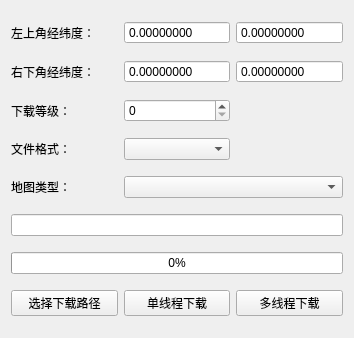
<?xml version="1.0" encoding="UTF-8"?>
<ui version="4.0">
 <class>Widget</class>
 <widget class="QWidget" name="Widget">
  <property name="geometry">
   <rect>
    <x>0</x>
    <y>0</y>
    <width>354</width>
    <height>338</height>
   </rect>
  </property>
  <property name="windowTitle">
   <string>Widget</string>
  </property>
  <layout class="QGridLayout" name="gridLayout">
   <item row="6" column="0">
    <widget class="QLabel" name="label_4">
     <property name="text">
      <string>地图类型：</string>
     </property>
    </widget>
   </item>
   <item row="10" column="0">
    <widget class="QPushButton" name="but_savePath">
     <property name="text">
      <string>选择下载路径</string>
     </property>
    </widget>
   </item>
   <item row="3" column="0">
    <widget class="QLabel" name="label_2">
     <property name="text">
      <string>右下角经纬度：</string>
     </property>
    </widget>
   </item>
   <item row="2" column="1">
    <widget class="QDoubleSpinBox" name="dspin_LTLon">
     <property name="buttonSymbols">
      <enum>QAbstractSpinBox::NoButtons</enum>
     </property>
     <property name="decimals">
      <number>8</number>
     </property>
     <property name="minimum">
      <double>-180.000000000000000</double>
     </property>
     <property name="maximum">
      <double>180.000000000000000</double>
     </property>
     <property name="singleStep">
      <double>0.001000000000000</double>
     </property>
    </widget>
   </item>
   <item row="10" column="2">
    <widget class="QPushButton" name="but_threads">
     <property name="text">
      <string>多线程下载</string>
     </property>
     <property name="checkable">
      <bool>true</bool>
     </property>
    </widget>
   </item>
   <item row="9" column="0" colspan="3">
    <widget class="QProgressBar" name="progressBar">
     <property name="value">
      <number>0</number>
     </property>
    </widget>
   </item>
   <item row="10" column="1">
    <widget class="QPushButton" name="but_thread">
     <property name="text">
      <string>单线程下载</string>
     </property>
     <property name="checkable">
      <bool>true</bool>
     </property>
    </widget>
   </item>
   <item row="2" column="2">
    <widget class="QDoubleSpinBox" name="dspin_LTLat">
     <property name="buttonSymbols">
      <enum>QAbstractSpinBox::NoButtons</enum>
     </property>
     <property name="decimals">
      <number>8</number>
     </property>
     <property name="minimum">
      <double>-90.000000000000000</double>
     </property>
     <property name="maximum">
      <double>90.000000000000000</double>
     </property>
     <property name="singleStep">
      <double>0.001000000000000</double>
     </property>
    </widget>
   </item>
   <item row="8" column="0" colspan="3">
    <widget class="QLineEdit" name="line_savePath"/>
   </item>
   <item row="4" column="0">
    <widget class="QLabel" name="label_3">
     <property name="text">
      <string>下载等级：</string>
     </property>
    </widget>
   </item>
   <item row="3" column="1">
    <widget class="QDoubleSpinBox" name="dspin_RDLon">
     <property name="buttonSymbols">
      <enum>QAbstractSpinBox::NoButtons</enum>
     </property>
     <property name="decimals">
      <number>8</number>
     </property>
     <property name="minimum">
      <double>-180.000000000000000</double>
     </property>
     <property name="maximum">
      <double>180.000000000000000</double>
     </property>
     <property name="singleStep">
      <double>0.001000000000000</double>
     </property>
    </widget>
   </item>
   <item row="6" column="1" colspan="2">
    <widget class="QComboBox" name="com_type"/>
   </item>
   <item row="3" column="2">
    <widget class="QDoubleSpinBox" name="dspin_RDLat">
     <property name="buttonSymbols">
      <enum>QAbstractSpinBox::NoButtons</enum>
     </property>
     <property name="decimals">
      <number>8</number>
     </property>
     <property name="minimum">
      <double>-90.000000000000000</double>
     </property>
     <property name="maximum">
      <double>90.000000000000000</double>
     </property>
     <property name="singleStep">
      <double>0.001000000000000</double>
     </property>
    </widget>
   </item>
   <item row="4" column="1">
    <widget class="QSpinBox" name="spin_z">
     <property name="buttonSymbols">
      <enum>QAbstractSpinBox::UpDownArrows</enum>
     </property>
     <property name="maximum">
      <number>23</number>
     </property>
    </widget>
   </item>
   <item row="2" column="0">
    <widget class="QLabel" name="label">
     <property name="text">
      <string>左上角经纬度：</string>
     </property>
    </widget>
   </item>
   <item row="5" column="1">
    <widget class="QComboBox" name="com_format"/>
   </item>
   <item row="5" column="0">
    <widget class="QLabel" name="label_5">
     <property name="text">
      <string>文件格式：</string>
     </property>
    </widget>
   </item>
  </layout>
 </widget>
 <resources/>
 <connections/>
</ui>
